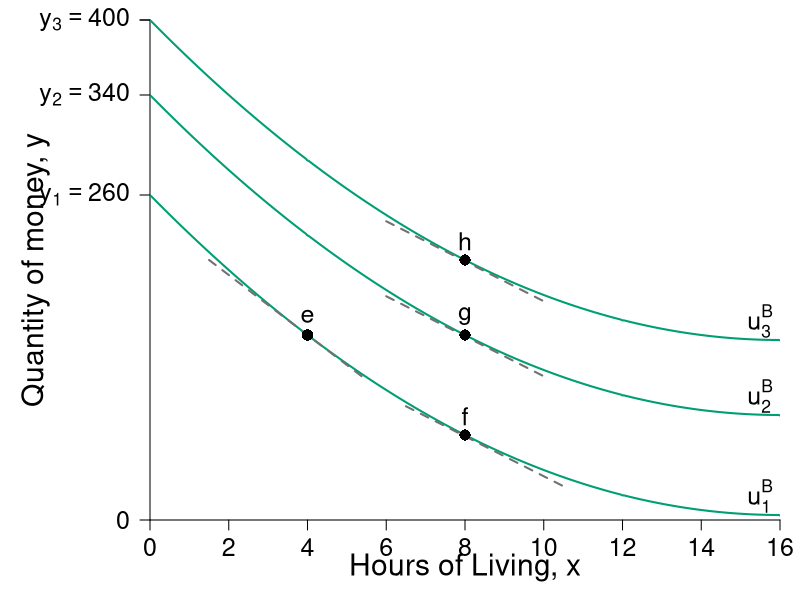

This figure's R source:
require(shape)
pdf(file = "property/qql_y_indiff_new.pdf", width = 9, height = 7)

#Set parameters for graphics
namesize <- 1.3
pointsize <- 1.8
axislabelsize <- 1.8
labelsize <- 1.5
namesize <- 1.8
annotatesize <- 1.5
graphlinewidth <- 2
segmentlinewidth <- 1.5


COL <- c("#7fc97f", "#beaed4", "#fdc086", "#ffff99", "#386cb0", "#f0027f", "#bf5b17", "#666666")
COLA <- c("#99d8c9","#66c2a4","#41ae76", "#238b45", "#005824")
COLB <- c("#4eb3d3", "#2b8cbe", "#0868ac","#084081")
grays <- gray.colors(25, start = 1, end = 0)
CBCols <- c("#009E73","#0072B2","#E69F00","#CC79A7", "#F0E442")

#Edited the margins to cater for the larger LHS labels
par(mar =  c(4, 7.5, 1, 1))

mrsA <- function(x, rmax = 32, xmax = 16) {
  rmax - (rmax/xmax)*x
}

uA <- function(x, y, rmax = 32, xmax = 16) {
  (y) + rmax*(x) - (1/2)*(rmax/xmax)*(x)^2
}

indiffA <- function(x, uA = 256, rmax = 32, xmax = 16) {
  uA - rmax*(x) + (1/2)*(rmax/xmax)*(x)^2
}

bcA <- function(x, w = 20, p = 2) {
  w - p*x
}

tangentLine <- function(m, x, b){
  -m*x + b
}


xlims <- c(0, 16)
ylims <- c(0, 400)

npts <- 501 
x <- seq(xlims[1], xlims[2], length.out = npts)
y <- seq(ylims[1], ylims[2], length.out = npts) 
a <- c(260, 340, 400)

plot(0, 0, xlim = xlims, ylim = ylims, type = "n",
     xlab = expression(paste("")),
     ylab = expression(paste("")), 
     xaxt = "n", 
     yaxt = "n", 
     cex.lab = axislabelsize, 
     bty = "n",
     xaxs="i", 
     yaxs="i")

# ticksy <- seq(from = 0, to = ylims[2], by = 2)
# ylabels <- seq(from = 0, to = ylims[2], by = 2)
# ticksx <- seq(from = 0, to = xlims[2], by = 2)
# xlabels <- seq(from = 0, to = xlims[2], by = 2)
ticksy <- c(0, a[1], a[2], a[3], ylims[2])
ylabels <- c(0, expression(paste(y[1] == 260)), expression(paste(y[2] == 340)), expression(paste(y[3] == 400)), NA)
ticksx <- seq(0, xlims[2], 2)
xlabels <- seq(0, xlims[2], 2)

axis(1, at = ticksx, pos = 0, labels = xlabels, cex.axis = labelsize)
axis(2, at = ticksy, pos = 0, labels = ylabels, las = 1, cex.axis = labelsize)

npts <- 500 
xx1 <- seq(xlims[1], xlims[2], length.out = npts)

#lines(xx1, bcA(xx1, w = 12, p = 1), col = COLB[3], lwd = graphlinewidth)
#lines(xx1, indiffA1(xx1, uA = 20, rmax = 2.5, xmax = 10), col = COLB[4], lwd = graphlinewidth)

#mtext(expression(paste("Hours of Living, ", x)), side=1, line = 2.5, cex = axislabelsize)
text( 0.5*xlims[2],-38, expression(paste("Hours of Living, ", x)), xpd = TRUE, cex = axislabelsize) 
text(-2.9, 0.5*ylims[2], expression(paste("Quantity of money, ", y)), xpd = TRUE, cex = axislabelsize, srt = 90) 

#segments(4.11765, 6.17647, 5.88, 8.88, lty = 1, col = COL[2] , lwd = graphlinewidth)
#text(7.3, 3, expression("Pareto Efficient"))
#text(7.3, 2.5, expression("Curve"))
#Arrows(7.3, 3.5, 7.3, 6.1, col = "black", lty = 1, lwd = 2, arr.type = "triangle", arr.lwd = 0.5)

#Label the iso-welfare functions for the HG, Aisha
text(15.5, indiffA(x = 15.5, uA = a[1]) + 15, expression(u[1]^B), cex = annotatesize)
text(15.5, indiffA(x = 15.5, uA = a[2]) + 15, expression(u[2]^B), cex = annotatesize) 
text(15.5, indiffA(x = 15.5, uA = a[3]) + 15, expression(u[3]^B), cex = annotatesize)
#text(6.6, 8.3, expression(u[4]^A))

#Label mrs function
#text(10, 8, expression(paste(mrs(x,y) == r[max] - frac(r[max], x[max])*x)))
#Arrows(10, 7.5, 10, 5.6, col = "black", lty = 1, lwd = 2, arr.type = "triangle", arr.lwd = 0.5)

#Label satiation
#text(20, 4, expression(paste(x[max] == "Point")))
#text(20, 3, expression(paste("of Satiation")))
#Arrows(20, 2.5, 20, 0.5, col = "black", lty = 1, lwd = 2, arr.type = "triangle", arr.lwd = 0.5)

#Label highest willingness to pay
# text(5, 10.5, expression(paste(r[max] == "Maximum")))
# text(5, 9.5, expression(paste("Willingness to Pay")))
# Arrows(3, 10, 0.5, 10, col = "black", lty = 1, lwd = 2, arr.type = "triangle", arr.lwd = 0.5)


contour(x, y, 
        outer(x, y, uA),
        drawlabels = FALSE,
        col = CBCols[1],
        #cex.lab = axislabelsize,
        lwd = graphlinewidth,
        levels = a, 
        xaxs="i", 
        yaxs="i", 
        add = TRUE)

#segments(0, 6, 6, 6, lty = 2, col = "gray" , lwd = segmentlinewidth)
#segments(6, 0, 6, 6, lty = 2, col = "gray" , lwd = segmentlinewidth)


slopeline <- function(x, yint, slope = 1.5){
  yint - slope*x
}

# #segment at 2 hours of work
# segments(2, 0, 2, ylims[2], lty = 2, col = grays[20] , lwd = segmentlinewidth)
# #segment at 10 hours of work


# segments(8, 0, 8, indiffA(x = secondpointsx[2], uA = a[2]), lty = 2, col = grays[20] , lwd = segmentlinewidth)
# segments(0, indiffA(x = secondpointsx[2], uA = a[2]), 8, indiffA(x = secondpointsx[2], uA = a[2]), lty = 2, col = grays[20] , lwd = segmentlinewidth)


# slopex1 <- seq(0.5,3.5,length.out = 200)
#lines(slopex1, slopeline(slopex1, yint = a[1] - 5, slope = mrsA(x = 2)), col = grays[22], lty = 2, lwd = graphlinewidth)
# lines(slopex1, slopeline(slopex1, yint = a[2] - 5, slope = mrsA(x = 2)), col = Grays[21], lty = 2, lwd = graphlinewidth)
# lines(slopex1, slopeline(slopex1, yint = a[3] - 5, slope = mrsA(x = 2)), col = Grays[21], lty = 2, lwd = graphlinewidth)

slopex1 <- seq(6.5,10.5,length.out = 200)
lines(slopex1, slopeline(slopex1, yint = a[1] - 65, slope = mrsA(x = 8)), col = grays[21], lty = 2, lwd = graphlinewidth)

slopex2 <- seq(6,10,length.out = 200)
lines(slopex2, slopeline(slopex2, yint = a[2] - 65, slope = mrsA(x = 8)), col = grays[21], lty = 2, lwd = graphlinewidth)
lines(slopex2, slopeline(slopex2, yint = a[3] - 65, slope = mrsA(x = 8)), col = grays[21], lty = 2, lwd = graphlinewidth)

slopex3 <- seq(1.5,5.5,length.out = 200)
lines(slopex3, slopeline(slopex3, yint = a[1] - 16, slope = mrsA(x = 4)), col = grays[21], lty = 2, lwd = graphlinewidth)

# firstpointsx <- c(2, 2, 2)
# firstpointsy <- c(indiffA(x = firstpointsx[1], uA = a[1]), indiffA(x = firstpointsx[2], uA = a[2]), indiffA(x = firstpointsx[3], uA = a[3]))
# points(firstpointsx, firstpointsy, pch = 16, col = "black", cex = 1.5)

secondpointsx <- c(8, 8, 8)
secondpointsy <- c(indiffA(x = secondpointsx[1], uA = a[1]), indiffA(x = secondpointsx[2], uA = a[2]), indiffA(x = secondpointsx[3], uA = a[3]))
points(secondpointsx, secondpointsy, pch = 16, col = "black", cex = 1.5)
text(secondpointsx, secondpointsy + 15, c("f", "g", "h"), xpd = TRUE, cex = annotatesize) 


#Point at same height, but different x as 8
points(4, indiffA(x = secondpointsx[2], uA = a[2]), pch = 16, col = "black", cex = 1.5)
text(4, indiffA(x = secondpointsx[2], uA = a[2]) + 15, expression(e), xpd = TRUE, cex = annotatesize) 

#tangent lines
#lines(slopex1, tangentLine(x = slopex1, m = 0.025, b = 0.17), col = grays[22], lty = 2, lwd = graphlinewidth)


dev.off()
